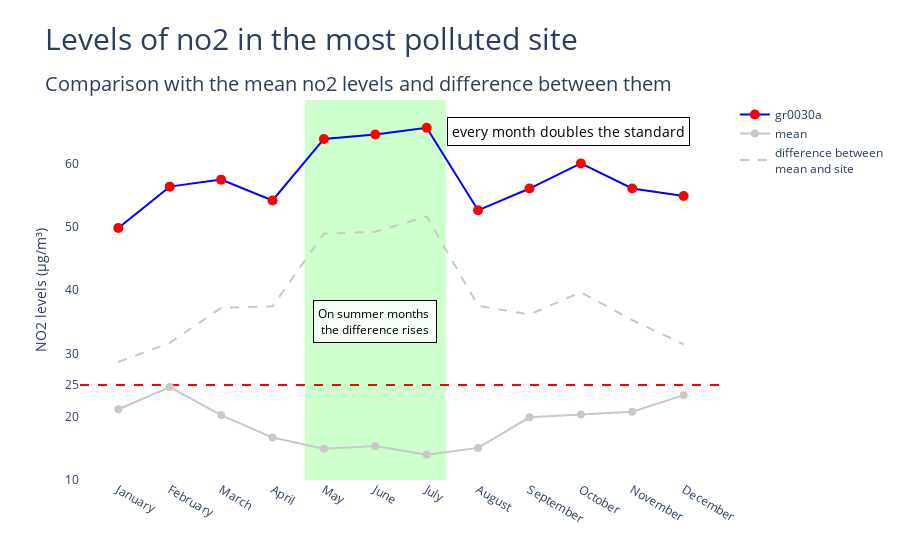

Notebook cell for this chart:
### Code cell
limit = 25
most_polluted_site = 'gr0030a'
def plot_site_analysis(limit,most_polluted_site):
    df_most_polluted_site = pd.read_csv('airquality.csv')
    df_most_polluted_site = df_most_polluted_site.query(f'site_id == "{most_polluted_site}"')[['site_id','date','no2']]

    df_most_polluted_site['date'] = pd.to_datetime(df_most_polluted_site['date'])
    df_most_polluted_site['month'] = df_most_polluted_site['date'].dt.month
    df_most_polluted_site_month = df_most_polluted_site.groupby('month')[['no2']].mean()


    df_mean_pollution = pd.read_csv('airquality.csv')
    df_mean_pollution['date'] = pd.to_datetime(df_mean_pollution['date'])
    df_mean_pollution['month'] = df_mean_pollution['date'].dt.month
    df_mean_pollution = df_mean_pollution.groupby('month')[['no2']].mean()

    fig = go.Figure()
    fig.add_scatter(
        x=df_most_polluted_site_month.index, 
        y=df_most_polluted_site_month['no2'], 
        mode='markers+lines', 
        name=most_polluted_site, 
        opacity=1,
        marker=dict(
            size=10,
            color='red',
        ),
        line=dict(
            color='blue',
            width=2,
        ),
        showlegend=True,
    )

    fig.add_scatter(
        x=df_mean_pollution.index,
        y=df_mean_pollution['no2'],
        mode='lines+markers',
        name='mean',
        opacity=1,
        marker=dict(
            size=6,
            color='rgb(200,200,200)',
            line=dict(
                width=2,
                color='rgb(200,200,200)',
            ),
        ),
        showlegend=True,
    )

    fig.add_scatter(
        x = df_mean_pollution.index,
        y = df_most_polluted_site_month['no2'] - df_mean_pollution['no2'],
        mode='lines',
        name='difference between<br>mean and site',
        opacity=1,
        line=dict(
            color='rgb(200,200,200)',
            width=2,
            dash='dash',
        ),
        showlegend=True,
    )

    fig.update_layout(
        title=dict(
            text='Levels of no2 in the most polluted site',
            font=dict(
                    size=30,
            ),
            subtitle=dict(
                text='Comparison with the mean no2 levels and difference between them',
                font=dict(
                    size=20,
                ),
            ),
            pad=dict(
                b=100,
            ),
        ),
        xaxis=dict(
            showgrid=False,
            tickvals=[1,2,3,4,5,6,7,8,9,10,11,12],
            ticktext=['January','February','March','April','May','June','July','August','September','October','November','December'],
        ),
        yaxis=dict(
            showgrid=False,
            tickvals=list(range(10,66,10))+[limit],
            title='NO2 levels (µg/m³)',
        ),
        plot_bgcolor='rgba(0,0,0,0)',
        showlegend=True
    )

    fig.add_annotation(
        text="every month doubles the standard",
        xref="paper",
        yref="y",
        x=0.95,
        y=65,
        showarrow=False,
        font=dict(
            size=14,
            color="black"
        ),
        align="center",
        bgcolor="rgba(255, 255, 255, 0.8)",
        bordercolor="black",
        borderwidth=1,
        borderpad=4
    )

    fig.add_annotation(
        text="On summer months <br>the difference rises",
        xref="paper",
        yref="y",
        x=0.46,
        y=35,
        showarrow=False,
        font=dict(
            size=12,
            color="black"
        ),
        align="center",
        bgcolor="rgba(255, 255, 255, 0.8)",
        bordercolor="black",
        borderwidth=1,
        borderpad=4
    )

    fig.add_shape(
        type="rect",
        x0=0.35, x1=.57,
        y0=10, y1=70,
        xref="paper",
        yref="y",
        layer="below",
        fillcolor="rgba(0,255,0,0.2)",
        line=dict(
            width=0,
        )
    ),
    fig.add_shape(
        type="line",
        x0=0, x1=1,
        y0=limit, y1=limit,
        xref="paper",
        yref="y",
        layer="below",
        line=dict(
            color="red", 
            width=2,
            dash="dash"
        )
    )


    fig.show()

plot_site_analysis(limit,most_polluted_site)

### Figure 1 — Plotly figure (JSON) as saved in the notebook; plotly's stock layout.template omitted (floating-point values rounded to 4 significant figures)
{"data": [{"line": {"color": "blue", "width": 2}, "marker": {"color": "red", "size": 10}, "mode": "markers+lines", "name": "gr0030a", "opacity": 1, "showlegend": true, "type": "scatter", "x": [1, 2, 3, 4, 5, 6, 7, 8, 9, 10, 11, 12], "y": [49.8, 56.32, 57.43, 54.13, 63.85, 64.55, 65.63, 52.58, 56.02, 59.99, 56.02, 54.85]}, {"marker": {"color": "rgb(200,200,200)", "line": {"color": "rgb(200,200,200)", "width": 2}, "size": 6}, "mode": "lines+markers", "name": "mean", "opacity": 1, "showlegend": true, "type": "scatter", "x": [1, 2, 3, 4, 5, 6, 7, 8, 9, 10, 11, 12], "y": [21.17, 24.68, 20.25, 16.69, 14.95, 15.36, 14.0, 15.07, 19.89, 20.34, 20.78, 23.41]}, {"line": {"color": "rgb(200,200,200)", "dash": "dash", "width": 2}, "mode": "lines", "name": "difference between<br>mean and site", "opacity": 1, "showlegend": true, "type": "scatter", "x": [1, 2, 3, 4, 5, 6, 7, 8, 9, 10, 11, 12], "y": [28.63, 31.64, 37.18, 37.44, 48.9, 49.19, 51.63, 37.51, 36.13, 39.65, 35.24, 31.44]}], "layout": {"annotations": [{"align": "center", "bgcolor": "rgba(255, 255, 255, 0.8)", "bordercolor": "black", "borderpad": 4, "borderwidth": 1, "font": {"color": "black", "size": 14}, "showarrow": false, "text": "every month doubles the standard", "x": 0.95, "xref": "paper", "y": 65, "yref": "y"}, {"align": "center", "bgcolor": "rgba(255, 255, 255, 0.8)", "bordercolor": "black", "borderpad": 4, "borderwidth": 1, "font": {"color": "black", "size": 12}, "showarrow": false, "text": "On summer months <br>the difference rises", "x": 0.46, "xref": "paper", "y": 35, "yref": "y"}], "plot_bgcolor": "rgba(0,0,0,0)", "shapes": [{"fillcolor": "rgba(0,255,0,0.2)", "layer": "below", "line": {"width": 0}, "type": "rect", "x0": 0.35, "x1": 0.57, "xref": "paper", "y0": 10, "y1": 70, "yref": "y"}, {"layer": "below", "line": {"color": "red", "dash": "dash", "width": 2}, "type": "line", "x0": 0, "x1": 1, "xref": "paper", "y0": 25, "y1": 25, "yref": "y"}], "showlegend": true, "title": {"font": {"size": 30}, "pad": {"b": 100}, "subtitle": {"font": {"size": 20}, "text": "Comparison with the mean no2 levels and difference between them"}, "text": "Levels of no2 in the most polluted site"}, "xaxis": {"showgrid": false, "ticktext": ["January", "February", "March", "April", "May", "June", "July", "August", "September", "October", "November", "December"], "tickvals": [1, 2, 3, 4, 5, 6, 7, 8, 9, 10, 11, 12]}, "yaxis": {"showgrid": false, "tickvals": [10, 20, 30, 40, 50, 60, 25], "title": {"text": "NO2 levels (µg/m³)"}}}}
